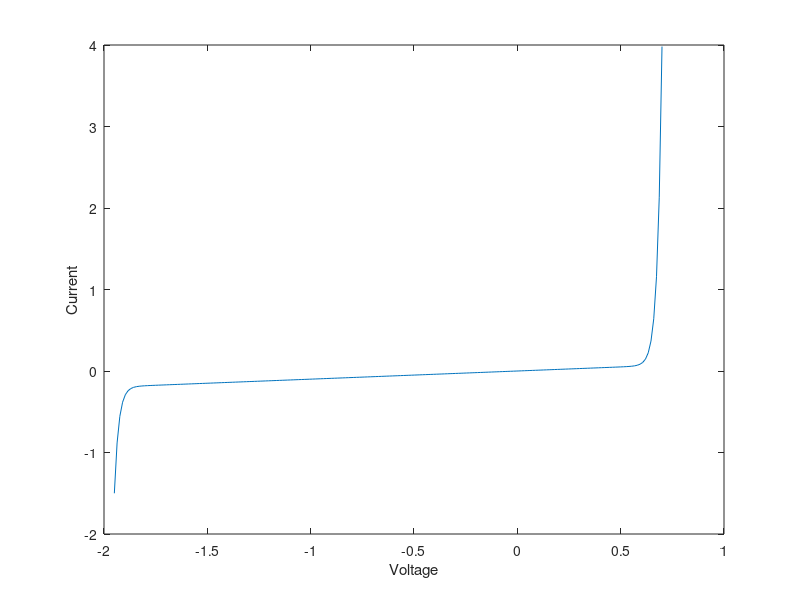
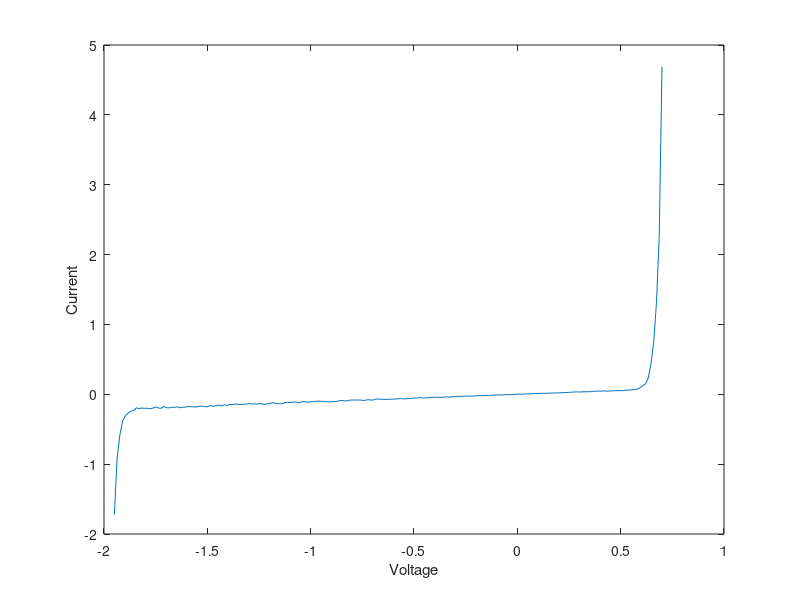
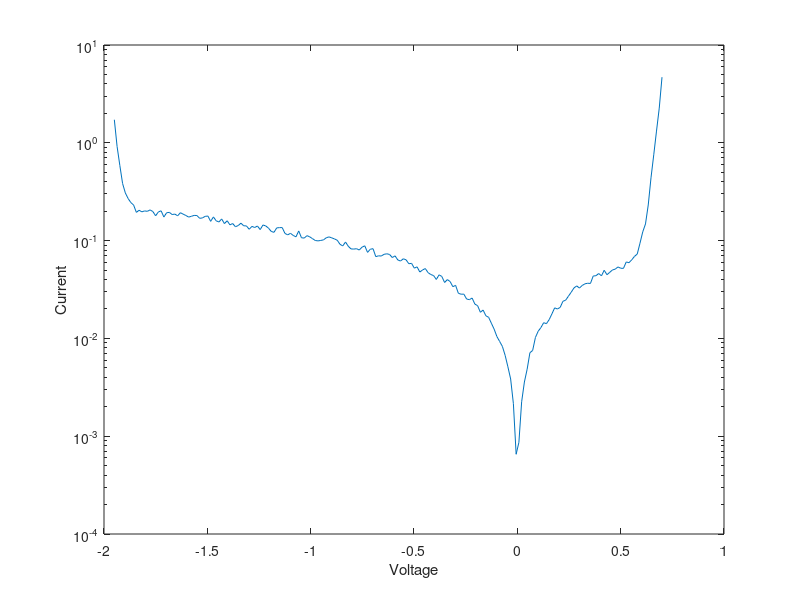
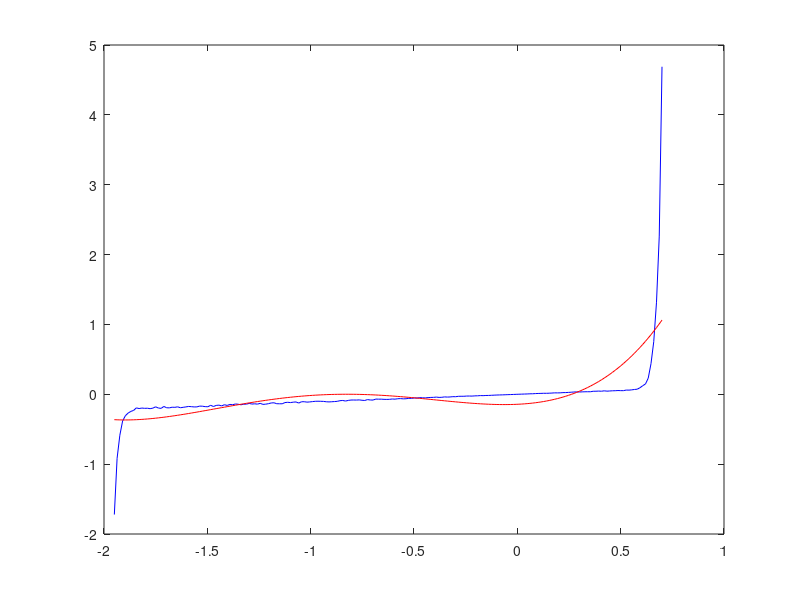

Recreate these plots in MATLAB, in order. (Note: this script raises an error after producing the figures.)
clc
clear

Is = 0.01E-12;
Ib = 0.1E-12;
Vb = 1.3;
Gp = 0.1;
V = linspace(-1.95, 0.7, 200);

I = Is*(exp((1.2*V)/0.025)-1) + Gp.*V - Ib*exp((1.2*(-(V+Vb))/0.025)-1);
Ivar = I +0.2*I.*rand(1,200);

figure(1)
plot(V,I)
xlabel('Voltage')
ylabel('Current')

figure(2)
plot(V,Ivar)
xlabel('Voltage')
ylabel('Current')

figure(3)
semilogy(V,abs(Ivar))
xlabel('Voltage')
ylabel('Current')

%2-Polynomial Fitting ***Not really good fits
P4 = polyfit(V,Ivar,4);
L4 = polyval(P4,V);
figure(4)
plot(V,Ivar,'b', V,L4,'r')


P8 = polyfit(V,Ivar,8);
L8 = polyval(P8,V);
figure(5)
plot(V,Ivar,'b', V,L8,'r')


%3-Nonlinear Curve Fitting

fo2 = fittype('A.*(exp(1.2*x/25e-3)-1) + Gp.*x - C*(exp(1.2*(-(x+Vb))/25e-3)-1)');
ff2 = fit(V',Ivar',fo2);
If2 = ff2(V');
% figure(6)
% plot(V,Ivar,'b', V,If2,'r')
figure(7)
semilogy(V,abs(Ivar),'b', V,abs(If2),'r')



fo3 = fittype('A.*(exp(1.2*x/25e-3)-1) + B.*x - C*(exp(1.2*(-(x+Vb))/25e-3)-1)');
ff3 = fit(V',Ivar',fo3);
If3 = ff3(V');
% figure(8)
% plot(V,Ivar,'b', V,If3,'r')
figure(9)
semilogy(V,abs(Ivar),'b', V,abs(If3),'r')



fo4 = fittype('A.*(exp(1.2*x/25e-3)-1) + B.*x - C*(exp(1.2*(-(x+D))/25e-3)-1)');
ff4 = fit(V',Ivar',fo4);
If4 = ff4(V');
% figure(10)
% plot(V,Ivar,'b', V,If4,'r')
figure(11)
semilogy(V,abs(Ivar),'b', V,abs(If4),'r')


%Fitting the Neural Net

inputs = V;
targets = Ivar;
hiddenLayerSize = 10;
net = fitnet(hiddenLayerSize);
net.divideParam.trainRatio = 70/100;
net.divideParam.valRatio = 15/100;
net.divideParam.testRatio = 15/100;
[net,tr] = train(net,inputs,targets);
outputs = net(inputs);
errors = gsubtract(outputs,targets);
performance = perform(net,targets,outputs)
view(net)
Inn = outputs;

% figure(12)
% plot(V,Inn)
figure(13)
semilogy(V,abs(Ivar),'b', V,abs(Inn),'r')















